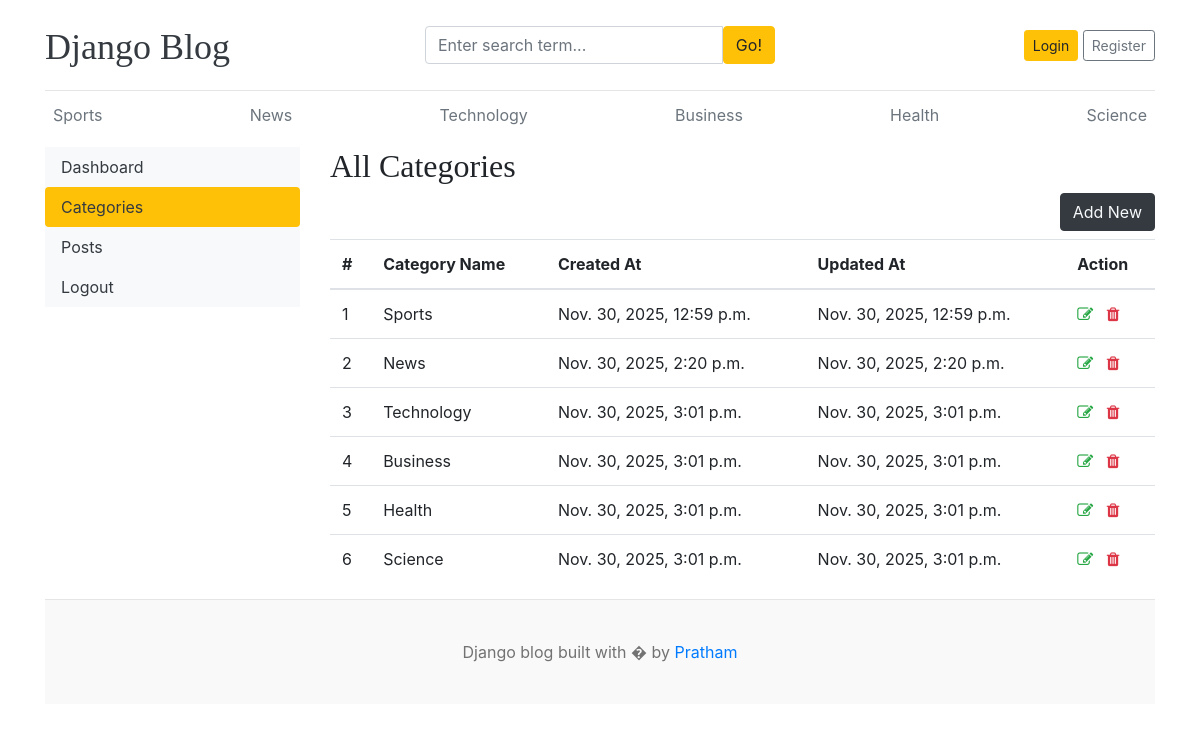
/dashboard/categories/, run on the app's committed database.
### blogs/models.py (models this page shows)
class Category(models.Model):
    category_name = models.CharField(max_length = 50, unique = True)
    created_at = models.DateTimeField(auto_now=True)
    updated_at = models.DateTimeField(auto_now=True)
    class Meta:
        verbose_name_plural = 'categories'
    def __str__(self):
        return self.category_name

### dashboards/views.py (the view)
# urls.py: path('categories/', views.categories, name='categories'),
def categories(request):
    return render(request, 'dashboard/categories.html')

### blogs/context_processors.py (called while the page is built)
def get_categories(request):
    categories = Category.objects.all()
    return dict(categories=categories)

### templates/dashboard/categories.html (shortened to what this page needs)
{% extends 'base.html' %} {% block content %}
<div class="row">
  {% include 'dashboard/sidebar.html' %}
  <div class="col-md-9">
    <h2>All Categories</h2>
    <a
      {%
      comment
      %}
      href="{% url 'add_category' %}"
      {%
      endcomment
      %}
      class="btn btn-dark text-light float-right mb-2"
      >Add New</a
    >
    <table class="table table-hover">
      <thead>
        <tr>
          <th>#</th>
          <th>Category Name</th>
          <th>Created At</th>
          <th>Updated At</th>
          <th>Action</th>
        </tr>
      </thead>
      <tbody>
        {% for cat in categories %}
        <tr>
          <td>{{ forloop.counter }}</td>
          <td>{{ cat }}</td>
          <td>{{ cat.created_at }}</td>
          <td>{{ cat.updated_at }}</td>
          <td>
            <a href="{% url 'edit_category' cat.id %}">
                <i class="fa fa-edit text-success"></i>
            </a>
            <a href="{% url 'delete_category' cat.id %}">
                <i class="fa fa-trash text-danger"></i>
            </a>
          </td>
        </tr>
        {% endfor %}
      </tbody>
    </table>
  </div>
</div>
{% endblock %}

### templates/base.html (shortened to what this page needs)
{% load static %}
<!DOCTYPE html>
<html lang="en">
  <head>
    <link
      href="https://getbootstrap.com/docs/4.0/dist/css/bootstrap.min.css"
      rel="stylesheet"
    />
    <link href="{% static 'css/blog.css' %}" rel="stylesheet" />
     <link rel="stylesheet" href="https://cdnjs.cloudflare.com/ajax/libs/font-awesome/4.7.0/css/font-awesome.min.css">
  </head>
  <body>
    <div class="container">
      <header class="blog-header py-3">
        <div class="row flex-nowrap justify-content-between align-items-center">
          <div class="col-4 pt-1">
            <a class="blog-header-logo text-dark" href="/">Django Blog</a>
          </div>
          <div class="col-4">
            <form action="{% url "search" %}" method="GET">
              <div class="input-group">
                  <input class="form-control" type="text" name="keyword" value="{{keyword}}" placeholder="Enter search term..." aria-label="Enter search term..." aria-describedby="button-search" />
                  <button type="submit" class="btn btn-warning" id="button-search" type="button">Go!</button>
                    </div>
            </form>
          </div>
          <div class="col-4 d-flex justify-content-end align-items-center">
            {% if not user.is_authenticated %}
            <a class="btn btn-sm btn-warning" href="{% url "login" %}">Login</a> &nbsp;
            <a class="btn btn-sm btn-outline-secondary" href="{% url "register" %}">Register</a>
            {% else %}
            <span><a href="{% url "dashboard" %}">Dashboard</a></span>
            &emsp;
            <span><a href="{% url "logout" %}">Logout</a></span>
            {% endif %}
          </div>
        </div>
      </header>
      <div class="nav-scroller py-1 mb-2">
        <nav class="nav d-flex justify-content-between">
          {% for cat in categories %}
          <a class="p-2 text-muted" href="{% url "post_by_category" cat.id %}">{{cat.category_name}}</a>
          {% endfor %}
        </nav>
      </div>
{% block content %} {% endblock %}
    <footer class="blog-footer">
      <p>Django blog built with � by <a href="https://prathamehta.netlify.app/">Pratham</a></p>
    </footer>
    {% load django_browser_reload %} {% django_browser_reload_script %}
  </body>
</html>

### static/css/blog.css (style rules this page uses)
.blog-header { border-bottom: 1px solid #e5e5e5; }
.blog-header-logo { font-family: "Playfair Display", Georgia, "Times New Roman", serif; font-size: 2.25rem; }
h1, h2, h3, h4, h5, h6 { font-family: "Playfair Display", Georgia, "Times New Roman", serif; }
.blog-footer { padding: 2.5rem 0; color: #727272; text-align: center; background-color: #f9f9f9; border-top: .05rem solid #e5e5e5; }
.blog-footer p:last-child { margin-bottom: 0; }

### data on the page
Category: category_name "Sports", created_at "Nov. 30, 2025, 12:59 p.m.", updated_at "Nov. 30, 2025, 12:59 p.m."
Category: category_name "News", created_at "Nov. 30, 2025, 2:20 p.m.", updated_at "Nov. 30, 2025, 2:20 p.m."
Category: category_name "Technology", created_at "Nov. 30, 2025, 3:01 p.m.", updated_at "Nov. 30, 2025, 3:01 p.m."
Category: category_name "Business", created_at "Nov. 30, 2025, 3:01 p.m.", updated_at "Nov. 30, 2025, 3:01 p.m."
Category: category_name "Health", created_at "Nov. 30, 2025, 3:01 p.m.", updated_at "Nov. 30, 2025, 3:01 p.m."
Category: category_name "Science", created_at "Nov. 30, 2025, 3:01 p.m.", updated_at "Nov. 30, 2025, 3:01 p.m."
